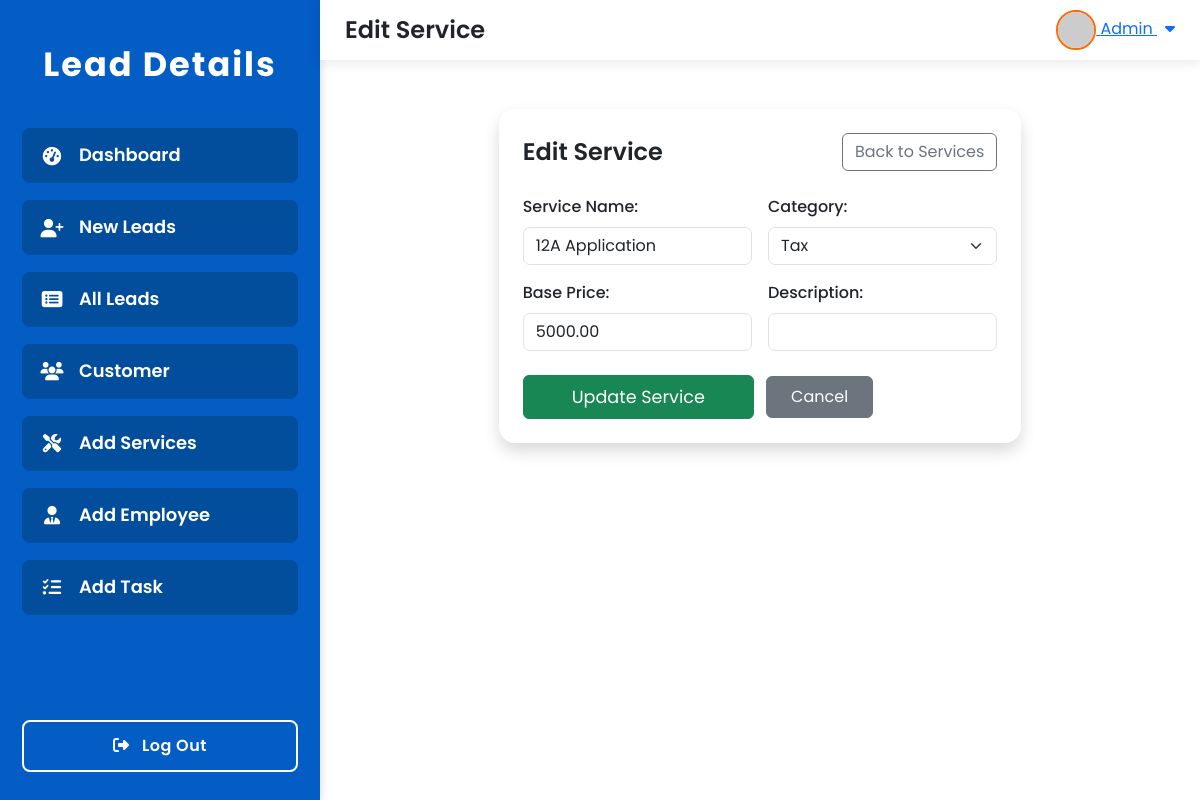
/edit-service/23/, run on the app's committed database.
### lead/models.py (models this page shows, shortened)
class Service(models.Model):
    CATEGORY_CHOICES = [
        ('Tax', 'Tax'),
        ('Registration', 'Registration'),
        ('Consultancy', 'Consultancy'),
        ('Filing', 'Filing'),
        ('Legal', 'Legal'),
    ]
    name = models.CharField(max_length=200)
    category = models.CharField(max_length=50, choices=CATEGORY_CHOICES)
    base_price = models.DecimalField(max_digits=10, decimal_places=2)
    description = models.TextField(blank=True, null=True)
    created_at = models.DateTimeField(auto_now_add=True)
    updated_at = models.DateTimeField(auto_now=True)
    class Meta:
        ordering = ['name']

### lead/views.py (the view, shortened to what this page needs)
# urls.py: path('edit-service/<int:service_id>/', views.edit_service, name='edit_service'),
def edit_service(request, service_id):
    service = get_object_or_404(Service, id=service_id)
    return render(request, 'edit_service.html', {'service': service})

### lead/templates/edit_service.html (shortened to what this page needs)
{% extends 'base.html' %}
{% block page_title %}Edit Service{% endblock %}
{% block content %}
<div class="container my-4">
    <div class="row justify-content-center">
        <div class="col-12 col-lg-8">
            <div class="card shadow rounded-4 px-4 py-4">
                <div class="d-flex justify-content-between align-items-center mb-4">
                    <h4 class="fw-semibold mb-0">Edit Service</h4>
                    <a href="{% url 'add_services' %}" class="btn btn-outline-secondary">
                        Back to Services
                    </a>
                </div>
                <form method="post" autocomplete="off">
                    <div class="row g-3">
                        <div class="col-md-6">
                            <label for="service_name" class="form-label">Service Name:</label>
                            <input type="text" class="form-control" id="service_name" name="service_name" value="{{ service.name }}" required>
                        </div>
                        <div class="col-md-6">
                            <label for="category" class="form-label">Category:</label>
                            <select class="form-select" id="category" name="category" required>
                                <option value="Tax" {% if service.category == 'Tax' %}selected{% endif %}>Tax</option>
                            </select>
                        </div>
                        <div class="col-md-6">
                            <label for="base_price" class="form-label">Base Price:</label>
                            <input type="number" class="form-control" id="base_price" name="base_price" value="{{ service.base_price }}" min="0" step="0.01" required>
                        </div>
                        <div class="col-md-6">
                            <label for="description" class="form-label">Description:</label>
                            <input type="text" class="form-control" id="description" name="description" value="{{ service.description|default:'' }}">
                        </div>
                    </div>
                    <div class="mt-4 text-start">
                        <button type="submit" class="btn btn-success px-5 py-2" style="font-size:1.1rem;">
                            Update Service
                        </button>
                        <a href="{% url 'add_services' %}" class="btn btn-secondary px-4 py-2 ms-2">
                            Cancel
                        </a>
                    </div>
                </form>
            </div>
        </div>
    </div>
</div>
{% endblock %}

### lead/templates/base.html (style rules this page uses)
:root { --menu-bg: #035dc5; --menu-highlight: #fe6902; --menu-item-bg: #024d9c; --menu-item-hover: #1677ff; --sidebar-width: 320px; --header-height: 60px; --transition-speed: 0.3s; }
html, body { height: 100%; margin: 0; padding: 0; font-family: 'Poppins', Arial, sans-serif; background: #0366c3; color: #4a4a4a; overflow-y: auto; }

### lead/templates/edit_service.html (style rules this page uses)
.card { border-radius: 14px; border: none; }
input, select { border-radius: 7px !important; }
label { font-weight: 500; }

### data on the page
Service: service_name "12A Application", category "Tax", base_price "5000.00"
